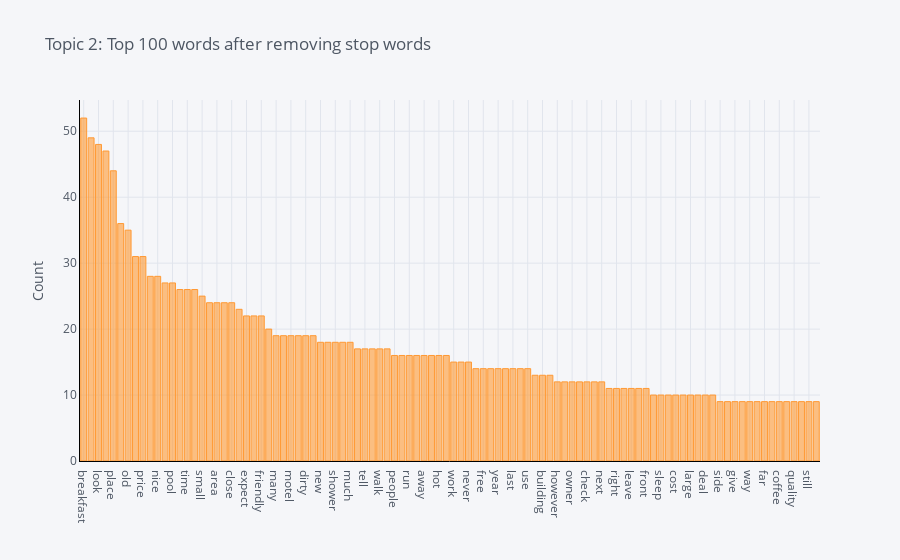

The notebook cell saved with this chart:
### Code cell
plot_model(model=lda, plot = 'frequency', topic_num = 'Topic 2')

### Figure 1 — Plotly figure (JSON) as saved in the notebook; plotly's stock layout.template omitted (floating-point values rounded to 4 significant figures)
{"data": [{"marker": {"color": "rgba(255, 153, 51, 0.6)", "line": {"color": "rgba(255, 153, 51, 1.0)", "width": 1}}, "name": "count", "orientation": "v", "text": "", "type": "bar", "x": ["breakfast", "clean", "look", "well", "place", "location", "old", "property", "price", "review", "nice", "need", "pool", "say", "time", "pay", "small", "door", "area", "day", "close", "want", "expect", "see", "friendly", "first", "many", "long", "motel", "bed", "dirty", "even", "new", "bathroom", "shower", "food", "much", "take", "tell", "think", "walk", "book", "people", "seem", "run", "really", "away", "rate", "hot", "could", "work", "back", "never", "tub", "free", "restaurant", "year", "know", "last", "view", "use", "find", "building", "feel", "however", "charge", "owner", "week", "check", "high", "next", "ever", "right", "picture", "leave", "parking", "front", "weekend", "sleep", "try", "cost", "fine", "large", "person", "deal", "little", "side", "locate", "give", "light", "way", "management", "far", "smell", "coffee", "cheap", "quality", "call", "still", "floor"], "y": [52, 49, 48, 47, 44, 36, 35, 31, 31, 28, 28, 27, 27, 26, 26, 26, 25, 24, 24, 24, 24, 23, 22, 22, 22, 20, 19, 19, 19, 19, 19, 19, 18, 18, 18, 18, 18, 17, 17, 17, 17, 17, 16, 16, 16, 16, 16, 16, 16, 16, 15, 15, 15, 14, 14, 14, 14, 14, 14, 14, 14, 13, 13, 13, 12, 12, 12, 12, 12, 12, 12, 11, 11, 11, 11, 11, 11, 10, 10, 10, 10, 10, 10, 10, 10, 10, 9, 9, 9, 9, 9, 9, 9, 9, 9, 9, 9, 9, 9, 9]}], "layout": {"autosize": true, "legend": {"bgcolor": "#F5F6F9", "font": {"color": "#4D5663"}}, "paper_bgcolor": "#F5F6F9", "plot_bgcolor": "#F5F6F9", "title": {"font": {"color": "#4D5663"}, "text": "Topic 2: Top 100 words after removing stop words"}, "xaxis": {"autorange": true, "gridcolor": "#E1E5ED", "linecolor": "black", "range": [-0.5, 99.5], "showgrid": true, "tickfont": {"color": "#4D5663"}, "title": {"font": {"color": "#4D5663"}, "text": ""}, "type": "category", "zerolinecolor": "#E1E5ED"}, "yaxis": {"autorange": true, "gridcolor": "#E1E5ED", "linecolor": "black", "range": [0, 54.74], "showgrid": true, "tickfont": {"color": "#4D5663"}, "title": {"font": {"color": "#4D5663"}, "text": "Count"}, "type": "linear", "zerolinecolor": "#E1E5ED"}}}
